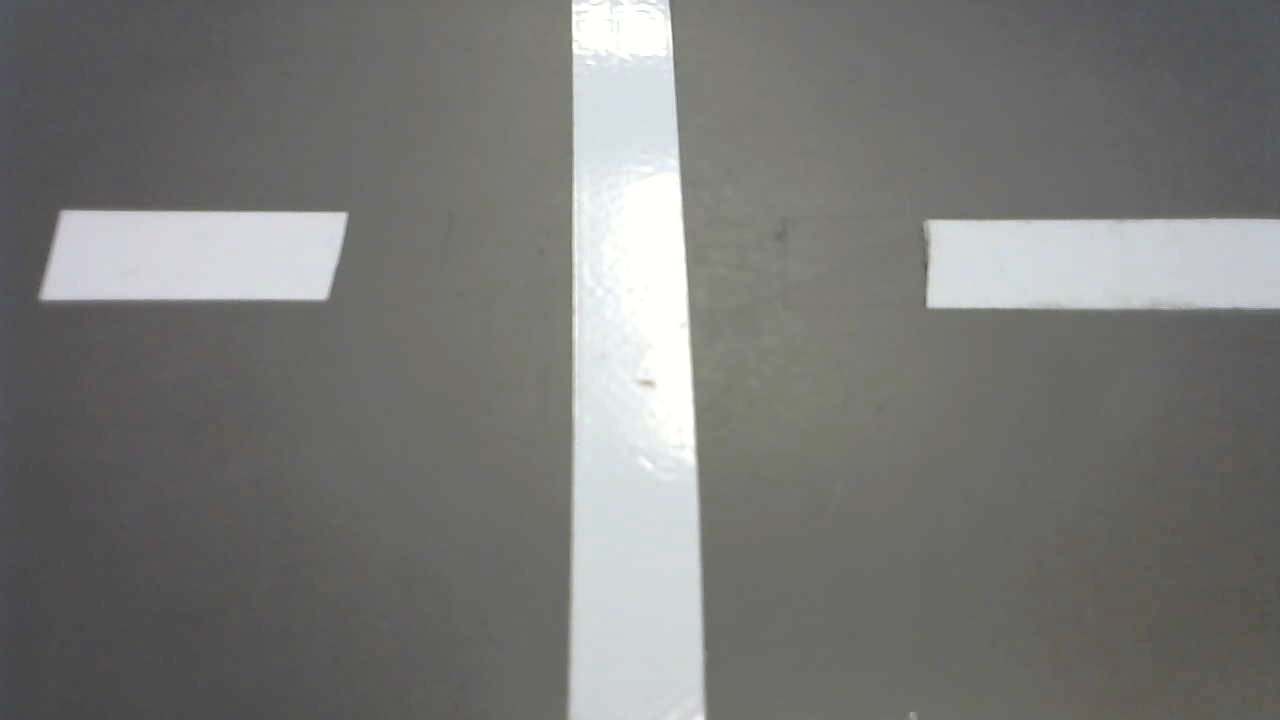
#> input picture opencv_prac/line_trace_imagedatat/WIN_20180720_07_51_54_Pro.jpg, 1280 x 720 px
$ python gray_hist2.py   (Python 2 division)
#> lines starting #> are read from the running program, lines starting #| are printed output that depends on the picture; after the words box and inside, x2 and y2 are one past the last pixel; in counts of white or black regions, pixels touching at a corner belong together
#-*- coding:utf-8 -*-
"""
2値化を行う
"""
import cv2
import numpy as np
from matplotlib import pyplot as plt

img = cv2.imread('./line_trace_imagedatat/WIN_20180720_07_51_54_Pro.jpg')
#> img is the input picture: shape (720, 1280, 3); mean B, G, R 118.4, 120.6, 119.9
hight = img.shape[0]
#> hight = 720
width = img.shape[1]
#> width = 1280
img = cv2.resize(img,(width/2,hight/2))
#> img: shape (360, 640, 3)
print("{}:: {}".format(hight/2,width/2))
#| 360:: 640

#グレースケール
img_gray = cv2.cvtColor(img, cv2.COLOR_RGB2GRAY)
img_gray = img_gray[200:260,0:640]
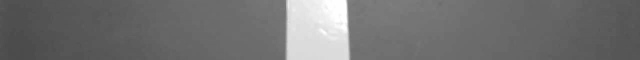
#> img_gray: shape (60, 640); min 75, max 255, mean 113

cv2.imshow("gray_image",img_gray)

cv2.waitKey(0)

cv2.destroyAllWindows()

histr = cv2.calcHist([img_gray],[0],None,[256],[0,256])
#> histr = 256 values, max 2383 at index 108, min 0 at index 0, mean 150
plt.plot(histr,color = 'b')
plt.show()
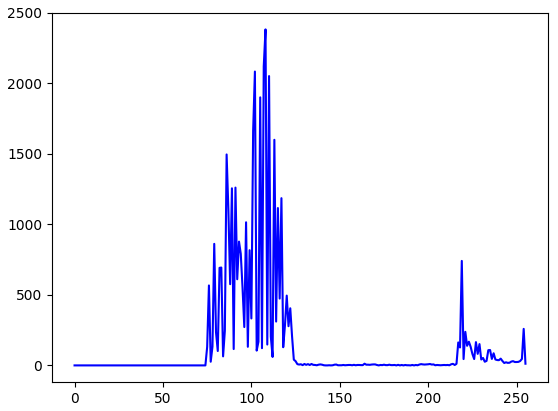
#> figure drawn by matplotlib, 1 panel; curve peaks at x = 108, y = 2383

#二値化
thresh=160 #pixelが100より大きいと1=白とする
max_pixel = 255
ret, img_dst = cv2.threshold(img_gray,thresh,max_pixel, cv2.THRESH_BINARY)
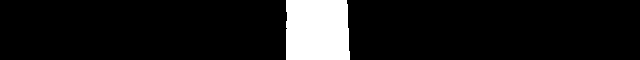
#> img_dst: shape (60, 640); 9.8% white; 1 white region, box (x1, y1, x2, y2) and area: (286, 0, 350, 60) 3747
#> ret = 160
img_binary = img_dst / 255
line_data = np.sum(img_binary, axis=0)
#> line_data = 640 values, max 60 at index 287, min 0 at index 0, mean 5.85
line_data_left = line_data[0:((line_data.shape[0]/2)-1)]
#> line_data_left = 319 values from 0 to 60
print(line_data_left.shape)
#| (319,)
line_data_right = line_data[(line_data.shape[0]/2):(line_data.shape[0]-1)]
#> line_data_right = 319 values, max 60 at index 0, min 0 at index 30, mean 5.38
print(line_data_right.shape)
#| (319,)
print(line_data_left.sum())
#| 1970
print(line_data_right.sum())
#| 1717

#line_data = line_data.reshape(-1,1)
print(line_data.shape)
#| (640,)
x_data = range(-line_data.shape[0]/2,line_data.shape[0]/2)
#> x_data = 640 values from -320 to 319
plt.plot(x_data,line_data)
plt.show()
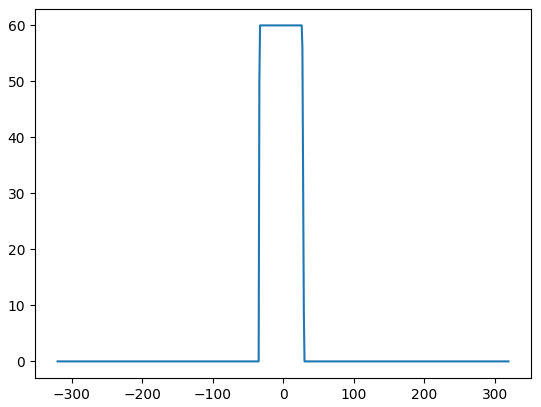
#> figure drawn by matplotlib, 1 panel; curve peaks at x = -33, y = 60


cv2.imshow("binarization_image",img_dst)

cv2.waitKey(0)

cv2.destroyAllWindows()
